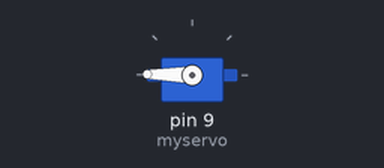
Bench run of a sketch on a simulated Arduino Uno, built with avr-gcc and run on an emulated ATmega328P. Parts: servo.

Above: at 0.05 s.
At 0.45 s:
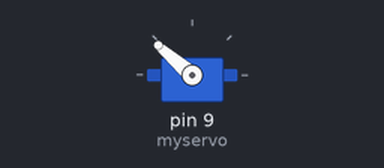
At 0.9 s:
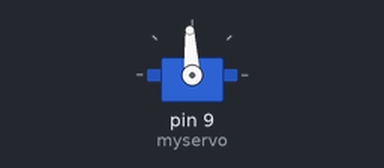
At 1.8 s:
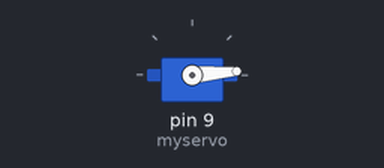
Timing chart, 0 to 4.2 s (numbered marks = the images above):
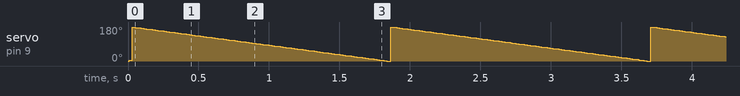

The sketch:

Demo_servo_for_grab.ino
```cpp
#include <Servo.h>

Servo myservo;  // create servo object to control a servo
                // twelve servo objects can be created on most boards

int pos = 0;    // variable to store the servo position

void setup()
{
  myservo.attach(9);  // attaches the servo on pin 9 to the servo object
}

void loop()
{
  for(pos = 0; pos <= 5; pos += 5) // goes from 0 degrees to 180 degrees
  {                                  // in steps of 1 degree
    myservo.write(pos);              // tell servo to go to position in variable 'pos'
    delay(10);                       // waits 15ms for the servo to reach the position
  }
  for(pos = 180; pos>=0; pos-=1)     // goes from 180 degrees to 0 degrees
  {
    myservo.write(pos);              // tell servo to go to position in variable 'pos'
    delay(10);                       // waits 15ms for the servo to reach the position
  }
}
```
